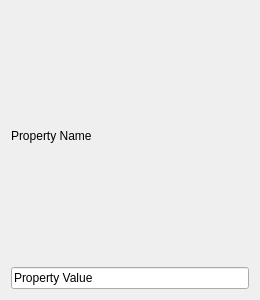
<?xml version="1.0" encoding="UTF-8"?>
<ui version="4.0">
 <class>property_line_edit</class>
 <widget class="QWidget" name="property_line_edit">
  <property name="geometry">
   <rect>
    <x>0</x>
    <y>0</y>
    <width>260</width>
    <height>300</height>
   </rect>
  </property>
  <property name="sizePolicy">
   <sizepolicy hsizetype="Fixed" vsizetype="Preferred">
    <horstretch>0</horstretch>
    <verstretch>0</verstretch>
   </sizepolicy>
  </property>
  <property name="windowTitle">
   <string>Form</string>
  </property>
  <layout class="QVBoxLayout" name="verticalLayout">
   <item>
    <widget class="QLabel" name="property_name">
     <property name="text">
      <string>Property Name</string>
     </property>
    </widget>
   </item>
   <item>
    <widget class="QLineEdit" name="property_value">
     <property name="text">
      <string>Property Value</string>
     </property>
    </widget>
   </item>
  </layout>
 </widget>
 <resources/>
 <connections/>
</ui>
